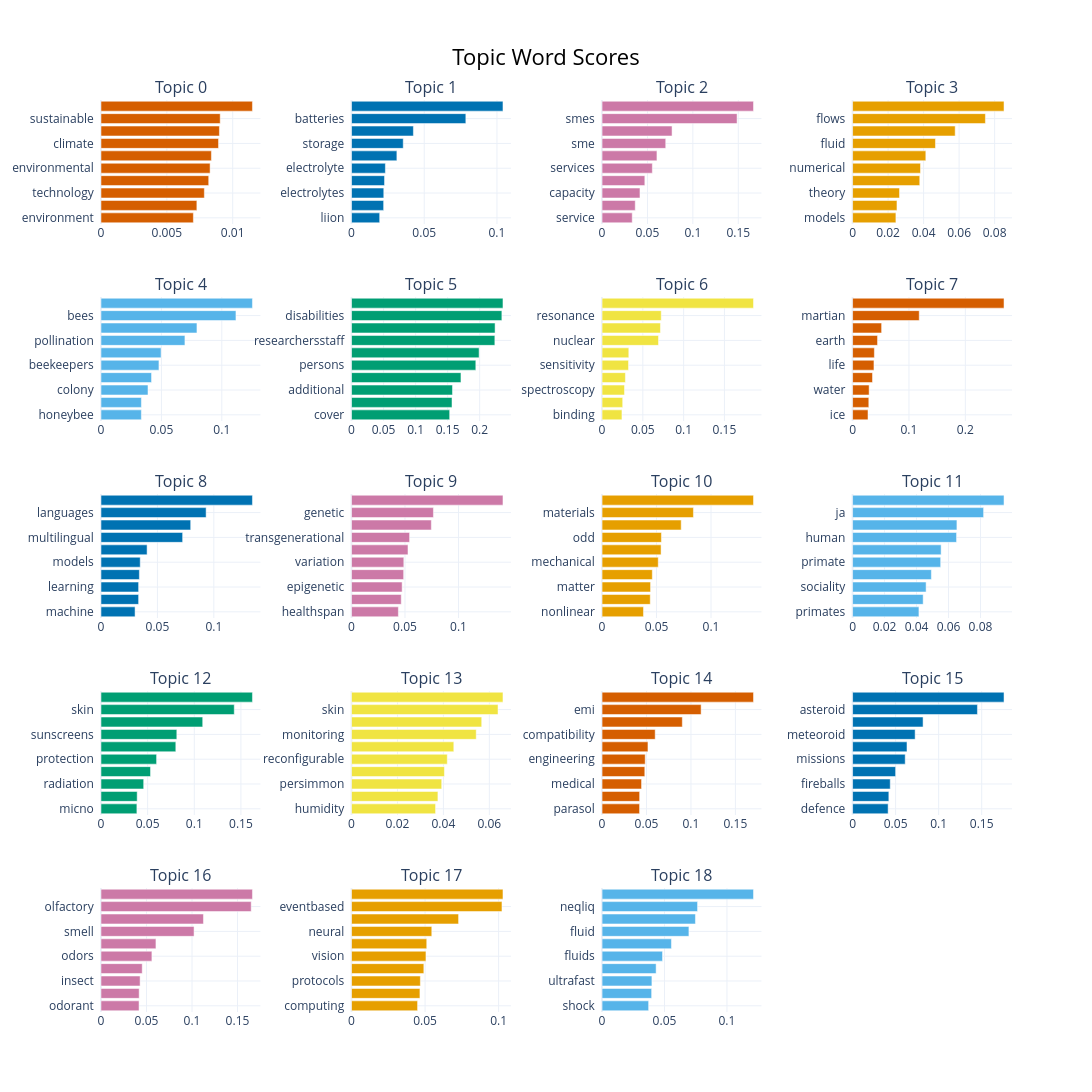

The notebook cell this image was saved under:
### Code cell
full_topic_model.visualize_barchart(top_n_topics=20, n_words=10, width=800, height=400)

### Figure 1 — Plotly figure (JSON) as saved in the notebook; plotly's stock layout.template omitted (floating-point values rounded to 4 significant figures)
{"data": [{"marker": {"color": "#D55E00"}, "orientation": "h", "type": "bar", "x": [0.007014, 0.007279, 0.007847, 0.008179, 0.008283, 0.008383, 0.008923, 0.008991, 0.009051, 0.0115], "xaxis": "x", "y": ["environment  ", "develop  ", "technology  ", "system  ", "environmental  ", "systems  ", "climate  ", "european  ", "sustainable  ", "energy  "], "yaxis": "y"}, {"marker": {"color": "#0072B2"}, "orientation": "h", "type": "bar", "x": [0.01935, 0.02208, 0.02218, 0.02269, 0.02327, 0.03119, 0.03556, 0.04254, 0.0786, 0.1041], "xaxis": "x2", "y": ["liion  ", "density  ", "electrolytes  ", "lithium  ", "electrolyte  ", "materials  ", "storage  ", "energy  ", "batteries  ", "battery  "], "yaxis": "y2"}, {"marker": {"color": "#CC79A7"}, "orientation": "h", "type": "bar", "x": [0.03323, 0.03654, 0.04175, 0.0471, 0.05536, 0.06043, 0.0701, 0.07708, 0.1487, 0.1668], "xaxis": "x3", "y": ["service  ", "enterprise  ", "capacity  ", "instrument  ", "services  ", "support  ", "sme  ", "management  ", "smes  ", "innovation  "], "yaxis": "y3"}, {"marker": {"color": "#E69F00"}, "orientation": "h", "type": "bar", "x": [0.0244, 0.025, 0.02643, 0.03784, 0.03825, 0.04126, 0.04667, 0.05779, 0.07481, 0.0853], "xaxis": "x4", "y": ["models  ", "dynamics  ", "theory  ", "flow  ", "numerical  ", "equations  ", "fluid  ", "turbulent  ", "flows  ", "turbulence  "], "yaxis": "y4"}, {"marker": {"color": "#56B4E9"}, "orientation": "h", "type": "bar", "x": [0.0334, 0.03342, 0.0389, 0.04184, 0.04796, 0.04972, 0.06947, 0.07942, 0.1117, 0.1254], "xaxis": "x5", "y": ["honeybee  ", "colonies  ", "colony  ", "pollinators  ", "beekeepers  ", "honey  ", "pollination  ", "beekeeping  ", "bees  ", "bee  "], "yaxis": "y5"}, {"marker": {"color": "#009E73"}, "orientation": "h", "type": "bar", "x": [0.1532, 0.1568, 0.1575, 0.1708, 0.194, 0.1991, 0.2237, 0.224, 0.2346, 0.2364], "xaxis": "x6", "y": ["cover  ", "financial  ", "additional  ", "adapting  ", "persons  ", "assistance  ", "researchersstaff  ", "request  ", "disabilities  ", "costs  "], "yaxis": "y6"}, {"marker": {"color": "#F0E442"}, "orientation": "h", "type": "bar", "x": [0.02439, 0.02531, 0.0275, 0.02861, 0.03246, 0.03279, 0.0692, 0.07156, 0.07255, 0.1856], "xaxis": "x7", "y": ["binding  ", "resolution  ", "spectroscopy  ", "polarization  ", "sensitivity  ", "mri  ", "nuclear  ", "magnetic  ", "resonance  ", "nmr  "], "yaxis": "y7"}, {"marker": {"color": "#D55E00"}, "orientation": "h", "type": "bar", "x": [0.02738, 0.02879, 0.02936, 0.03533, 0.03792, 0.03866, 0.04429, 0.05151, 0.1182, 0.2687], "xaxis": "x8", "y": ["ice  ", "atmosphere  ", "water  ", "surface  ", "life  ", "missions  ", "earth  ", "biosignatures  ", "martian  ", "mars  "], "yaxis": "y8"}, {"marker": {"color": "#0072B2"}, "orientation": "h", "type": "bar", "x": [0.0302, 0.03333, 0.03333, 0.03401, 0.03477, 0.04085, 0.07234, 0.07949, 0.09317, 0.1342], "xaxis": "x9", "y": ["machine  ", "literary  ", "learning  ", "lowresource  ", "models  ", "llms  ", "multilingual  ", "translation  ", "languages  ", "language  "], "yaxis": "y9"}, {"marker": {"color": "#CC79A7"}, "orientation": "h", "type": "bar", "x": [0.0438, 0.04649, 0.04731, 0.04874, 0.04889, 0.0528, 0.05429, 0.07463, 0.07657, 0.1416], "xaxis": "x10", "y": ["healthspan  ", "o2  ", "epigenetic  ", "molecular  ", "variation  ", "paramutation  ", "transgenerational  ", "inheritance  ", "genetic  ", "elegans  "], "yaxis": "y10"}, {"marker": {"color": "#E69F00"}, "orientation": "h", "type": "bar", "x": [0.03803, 0.04424, 0.04452, 0.04613, 0.05157, 0.05417, 0.05449, 0.07265, 0.08387, 0.139], "xaxis": "x11", "y": ["nonlinear  ", "active  ", "matter  ", "solids  ", "mechanical  ", "mechanics  ", "odd  ", "animate  ", "materials  ", "metamaterials  "], "yaxis": "y11"}, {"marker": {"color": "#56B4E9"}, "orientation": "h", "type": "bar", "x": [0.0415, 0.04414, 0.04598, 0.04927, 0.05509, 0.05537, 0.06502, 0.06525, 0.08193, 0.09471], "xaxis": "x12", "y": ["primates  ", "capuchins  ", "sociality  ", "evolutionary  ", "primate  ", "friendship  ", "human  ", "humans  ", "ja  ", "social  "], "yaxis": "y12"}, {"marker": {"color": "#009E73"}, "orientation": "h", "type": "bar", "x": [0.03848, 0.03878, 0.04575, 0.05309, 0.05959, 0.0802, 0.08129, 0.109, 0.1429, 0.1624], "xaxis": "x13", "y": ["micno  ", "apis  ", "radiation  ", "sun  ", "protection  ", "filters  ", "sunscreens  ", "sunscreen  ", "skin  ", "uv  "], "yaxis": "y13"}, {"marker": {"color": "#F0E442"}, "orientation": "h", "type": "bar", "x": [0.03659, 0.03761, 0.03927, 0.04045, 0.04169, 0.04453, 0.05429, 0.05668, 0.06379, 0.06594], "xaxis": "x14", "y": ["humidity  ", "body  ", "persimmon  ", "sensing  ", "reconfigurable  ", "morpheus  ", "monitoring  ", "sensor  ", "skin  ", "smart  "], "yaxis": "y14"}, {"marker": {"color": "#D55E00"}, "orientation": "h", "type": "bar", "x": [0.0422, 0.04229, 0.04443, 0.04809, 0.04855, 0.05165, 0.05977, 0.09029, 0.1114, 0.1704], "xaxis": "x15", "y": ["parasol  ", "train  ", "medical  ", "doctoral  ", "engineering  ", "training  ", "compatibility  ", "interference  ", "emi  ", "electromagnetic  "], "yaxis": "y15"}, {"marker": {"color": "#0072B2"}, "orientation": "h", "type": "bar", "x": [0.0413, 0.04214, 0.04377, 0.05, 0.06114, 0.06321, 0.07267, 0.0819, 0.1451, 0.1759], "xaxis": "x16", "y": ["defence  ", "neo  ", "fireballs  ", "planetary  ", "missions  ", "neomapp  ", "meteoroid  ", "space  ", "asteroid  ", "asteroids  "], "yaxis": "y16"}, {"marker": {"color": "#CC79A7"}, "orientation": "h", "type": "bar", "x": [0.0418, 0.04193, 0.04296, 0.0453, 0.05593, 0.06037, 0.1023, 0.1126, 0.165, 0.1664], "xaxis": "x17", "y": ["odorant  ", "perceptual  ", "insect  ", "insects  ", "odors  ", "odorants  ", "smell  ", "olfaction  ", "olfactory  ", "odor  "], "yaxis": "y17"}, {"marker": {"color": "#E69F00"}, "orientation": "h", "type": "bar", "x": [0.04491, 0.0465, 0.0468, 0.04916, 0.0506, 0.05114, 0.05457, 0.07278, 0.1023, 0.103], "xaxis": "x18", "y": ["computing  ", "systems  ", "protocols  ", "cognitive  ", "vision  ", "hardware  ", "neural  ", "dnns  ", "eventbased  ", "neuromorphic  "], "yaxis": "y18"}, {"marker": {"color": "#56B4E9"}, "orientation": "h", "type": "bar", "x": [0.03729, 0.0397, 0.03992, 0.04329, 0.04842, 0.05554, 0.06954, 0.07476, 0.07647, 0.1213], "xaxis": "x19", "y": ["shock  ", "computational  ", "ultrafast  ", "deformation  ", "fluids  ", "dynamics  ", "fluid  ", "extreme  ", "neqliq  ", "ufd  "], "yaxis": "y19"}], "layout": {"annotations": [{"font": {"size": 16}, "showarrow": false, "text": "Topic 0", "x": 0.0875, "xanchor": "center", "xref": "paper", "y": 1.0, "yanchor": "bottom", "yref": "paper"}, {"font": {"size": 16}, "showarrow": false, "text": "Topic 1", "x": 0.3625, "xanchor": "center", "xref": "paper", "y": 1.0, "yanchor": "bottom", "yref": "paper"}, {"font": {"size": 16}, "showarrow": false, "text": "Topic 2", "x": 0.6375, "xanchor": "center", "xref": "paper", "y": 1.0, "yanchor": "bottom", "yref": "paper"}, {"font": {"size": 16}, "showarrow": false, "text": "Topic 3", "x": 0.9125, "xanchor": "center", "xref": "paper", "y": 1.0, "yanchor": "bottom", "yref": "paper"}, {"font": {"size": 16}, "showarrow": false, "text": "Topic 4", "x": 0.0875, "xanchor": "center", "xref": "paper", "y": 0.784, "yanchor": "bottom", "yref": "paper"}, {"font": {"size": 16}, "showarrow": false, "text": "Topic 5", "x": 0.3625, "xanchor": "center", "xref": "paper", "y": 0.784, "yanchor": "bottom", "yref": "paper"}, {"font": {"size": 16}, "showarrow": false, "text": "Topic 6", "x": 0.6375, "xanchor": "center", "xref": "paper", "y": 0.784, "yanchor": "bottom", "yref": "paper"}, {"font": {"size": 16}, "showarrow": false, "text": "Topic 7", "x": 0.9125, "xanchor": "center", "xref": "paper", "y": 0.784, "yanchor": "bottom", "yref": "paper"}, {"font": {"size": 16}, "showarrow": false, "text": "Topic 8", "x": 0.0875, "xanchor": "center", "xref": "paper", "y": 0.568, "yanchor": "bottom", "yref": "paper"}, {"font": {"size": 16}, "showarrow": false, "text": "Topic 9", "x": 0.3625, "xanchor": "center", "xref": "paper", "y": 0.568, "yanchor": "bottom", "yref": "paper"}, {"font": {"size": 16}, "showarrow": false, "text": "Topic 10", "x": 0.6375, "xanchor": "center", "xref": "paper", "y": 0.568, "yanchor": "bottom", "yref": "paper"}, {"font": {"size": 16}, "showarrow": false, "text": "Topic 11", "x": 0.9125, "xanchor": "center", "xref": "paper", "y": 0.568, "yanchor": "bottom", "yref": "paper"}, {"font": {"size": 16}, "showarrow": false, "text": "Topic 12", "x": 0.0875, "xanchor": "center", "xref": "paper", "y": 0.352, "yanchor": "bottom", "yref": "paper"}, {"font": {"size": 16}, "showarrow": false, "text": "Topic 13", "x": 0.3625, "xanchor": "center", "xref": "paper", "y": 0.352, "yanchor": "bottom", "yref": "paper"}, {"font": {"size": 16}, "showarrow": false, "text": "Topic 14", "x": 0.6375, "xanchor": "center", "xref": "paper", "y": 0.352, "yanchor": "bottom", "yref": "paper"}, {"font": {"size": 16}, "showarrow": false, "text": "Topic 15", "x": 0.9125, "xanchor": "center", "xref": "paper", "y": 0.352, "yanchor": "bottom", "yref": "paper"}, {"font": {"size": 16}, "showarrow": false, "text": "Topic 16", "x": 0.0875, "xanchor": "center", "xref": "paper", "y": 0.136, "yanchor": "bottom", "yref": "paper"}, {"font": {"size": 16}, "showarrow": false, "text": "Topic 17", "x": 0.3625, "xanchor": "center", "xref": "paper", "y": 0.136, "yanchor": "bottom", "yref": "paper"}, {"font": {"size": 16}, "showarrow": false, "text": "Topic 18", "x": 0.6375, "xanchor": "center", "xref": "paper", "y": 0.136, "yanchor": "bottom", "yref": "paper"}], "height": 2000, "hoverlabel": {"bgcolor": "white", "font": {"family": "Rockwell", "size": 16}}, "showlegend": false, "title": {"font": {"color": "Black", "size": 22}, "text": "Topic Word Scores", "x": 0.5, "xanchor": "center", "yanchor": "top"}, "width": 3200, "xaxis": {"anchor": "y", "domain": [0, 0.175], "showgrid": true}, "xaxis10": {"anchor": "y10", "domain": [0.275, 0.45], "showgrid": true}, "xaxis11": {"anchor": "y11", "domain": [0.55, 0.725], "showgrid": true}, "xaxis12": {"anchor": "y12", "domain": [0.825, 1], "showgrid": true}, "xaxis13": {"anchor": "y13", "domain": [0, 0.175], "showgrid": true}, "xaxis14": {"anchor": "y14", "domain": [0.275, 0.45], "showgrid": true}, "xaxis15": {"anchor": "y15", "domain": [0.55, 0.725], "showgrid": true}, "xaxis16": {"anchor": "y16", "domain": [0.825, 1], "showgrid": true}, "xaxis17": {"anchor": "y17", "domain": [0, 0.175], "showgrid": true}, "xaxis18": {"anchor": "y18", "domain": [0.275, 0.45], "showgrid": true}, "xaxis19": {"anchor": "y19", "domain": [0.55, 0.725], "showgrid": true}, "xaxis2": {"anchor": "y2", "domain": [0.275, 0.45], "showgrid": true}, "xaxis20": {"anchor": "y20", "domain": [0.825, 1], "showgrid": true}, "xaxis3": {"anchor": "y3", "domain": [0.55, 0.725], "showgrid": true}, "xaxis4": {"anchor": "y4", "domain": [0.825, 1], "showgrid": true}, "xaxis5": {"anchor": "y5", "domain": [0, 0.175], "showgrid": true}, "xaxis6": {"anchor": "y6", "domain": [0.275, 0.45], "showgrid": true}, "xaxis7": {"anchor": "y7", "domain": [0.55, 0.725], "showgrid": true}, "xaxis8": {"anchor": "y8", "domain": [0.825, 1], "showgrid": true}, "xaxis9": {"anchor": "y9", "domain": [0, 0.175], "showgrid": true}, "yaxis": {"anchor": "x", "domain": [0.864, 1.0], "showgrid": true}, "yaxis10": {"anchor": "x10", "domain": [0.432, 0.568], "showgrid": true}, "yaxis11": {"anchor": "x11", "domain": [0.432, 0.568], "showgrid": true}, "yaxis12": {"anchor": "x12", "domain": [0.432, 0.568], "showgrid": true}, "yaxis13": {"anchor": "x13", "domain": [0.216, 0.352], "showgrid": true}, "yaxis14": {"anchor": "x14", "domain": [0.216, 0.352], "showgrid": true}, "yaxis15": {"anchor": "x15", "domain": [0.216, 0.352], "showgrid": true}, "yaxis16": {"anchor": "x16", "domain": [0.216, 0.352], "showgrid": true}, "yaxis17": {"anchor": "x17", "domain": [0, 0.136], "showgrid": true}, "yaxis18": {"anchor": "x18", "domain": [0, 0.136], "showgrid": true}, "yaxis19": {"anchor": "x19", "domain": [0, 0.136], "showgrid": true}, "yaxis2": {"anchor": "x2", "domain": [0.864, 1.0], "showgrid": true}, "yaxis20": {"anchor": "x20", "domain": [0, 0.136], "showgrid": true}, "yaxis3": {"anchor": "x3", "domain": [0.864, 1.0], "showgrid": true}, "yaxis4": {"anchor": "x4", "domain": [0.864, 1.0], "showgrid": true}, "yaxis5": {"anchor": "x5", "domain": [0.648, 0.784], "showgrid": true}, "yaxis6": {"anchor": "x6", "domain": [0.648, 0.784], "showgrid": true}, "yaxis7": {"anchor": "x7", "domain": [0.648, 0.784], "showgrid": true}, "yaxis8": {"anchor": "x8", "domain": [0.648, 0.784], "showgrid": true}, "yaxis9": {"anchor": "x9", "domain": [0.432, 0.568], "showgrid": true}}}
